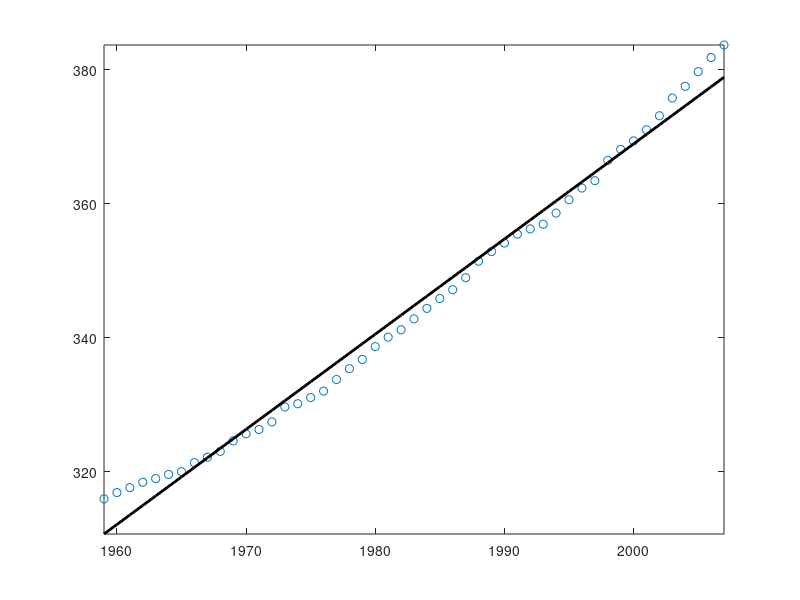

Recreate this plot in MATLAB.
dat = load('co2.dat');
year = dat(:,1);
conc= dat(:,2);
X = [ones(size(year)),year];             % build the matrix X for linear model
z = X'*conc;                         % right hand side of the Normal Equations
S = X'*X;                         % Left hand side of the Normal Equations
U = chol(S);                      % Cholesky decomposition
w = U'\z;  %solve the normal equations using the Cholesky decomposition
c = U\w
plot(year,conc,'o') % plot the data points
q = year;    % define a vector for plotting the linear function
fit = c(1)+c(2)*q;  %define the linear fit 
hold on   
plot(q,fit,'k', 'linewidth',2);  % plot the linear fit together with the data points
axis tight
hold off


% Q2a_Lab5
% 
% c =
% 
%   -2.4718e+03
%    1.4204e+00
